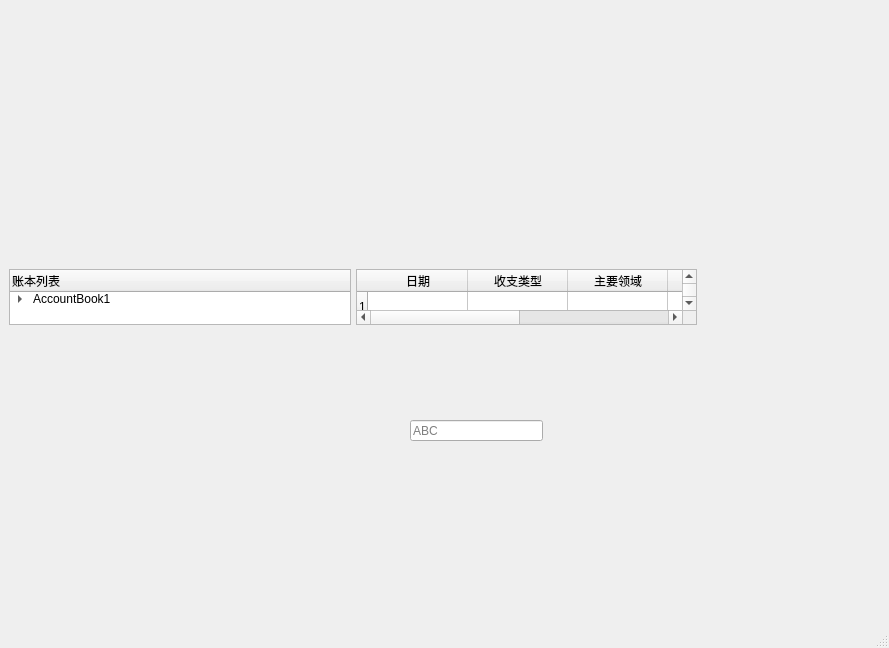
<?xml version="1.0" encoding="UTF-8"?>
<ui version="4.0">
 <class>MainWindow</class>
 <widget class="QMainWindow" name="MainWindow">
  <property name="geometry">
   <rect>
    <x>0</x>
    <y>0</y>
    <width>889</width>
    <height>648</height>
   </rect>
  </property>
  <property name="sizePolicy">
   <sizepolicy hsizetype="MinimumExpanding" vsizetype="Preferred">
    <horstretch>0</horstretch>
    <verstretch>0</verstretch>
   </sizepolicy>
  </property>
  <property name="windowTitle">
   <string>MainWindow</string>
  </property>
  <widget class="QWidget" name="centralwidget">
   <widget class="QLineEdit" name="lineEdit">
    <property name="geometry">
     <rect>
      <x>410</x>
      <y>420</y>
      <width>133</width>
      <height>21</height>
     </rect>
    </property>
    <property name="focusPolicy">
     <enum>Qt::FocusPolicy::StrongFocus</enum>
    </property>
    <property name="placeholderText">
     <string>ABC</string>
    </property>
   </widget>
   <widget class="QTreeWidget" name="treeWidget">
    <property name="geometry">
     <rect>
      <x>9</x>
      <y>269</y>
      <width>342</width>
      <height>56</height>
     </rect>
    </property>
    <property name="sizePolicy">
     <sizepolicy hsizetype="Expanding" vsizetype="Expanding">
      <horstretch>0</horstretch>
      <verstretch>0</verstretch>
     </sizepolicy>
    </property>
    <column>
     <property name="text">
      <string>账本列表</string>
     </property>
    </column>
    <item>
     <property name="text">
      <string>AccountBook1</string>
     </property>
     <item>
      <property name="text">
       <string>2024年</string>
      </property>
      <item>
       <property name="text">
        <string>10月</string>
       </property>
      </item>
     </item>
    </item>
   </widget>
   <widget class="QTableWidget" name="tableWidget">
    <property name="geometry">
     <rect>
      <x>356</x>
      <y>269</y>
      <width>341</width>
      <height>56</height>
     </rect>
    </property>
    <row/>
    <row/>
    <row/>
    <row/>
    <row/>
    <column>
     <property name="text">
      <string>日期</string>
     </property>
    </column>
    <column>
     <property name="text">
      <string>收支类型</string>
     </property>
    </column>
    <column>
     <property name="text">
      <string>主要领域</string>
     </property>
    </column>
    <column>
     <property name="text">
      <string>具体项目</string>
     </property>
    </column>
    <column>
     <property name="text">
      <string>金额</string>
     </property>
    </column>
    <column>
     <property name="text">
      <string>备注</string>
     </property>
    </column>
   </widget>
  </widget>
  <widget class="QMenuBar" name="menubar">
   <property name="geometry">
    <rect>
     <x>0</x>
     <y>0</y>
     <width>889</width>
     <height>33</height>
    </rect>
   </property>
  </widget>
  <widget class="QStatusBar" name="statusbar"/>
 </widget>
 <resources/>
 <connections/>
</ui>
